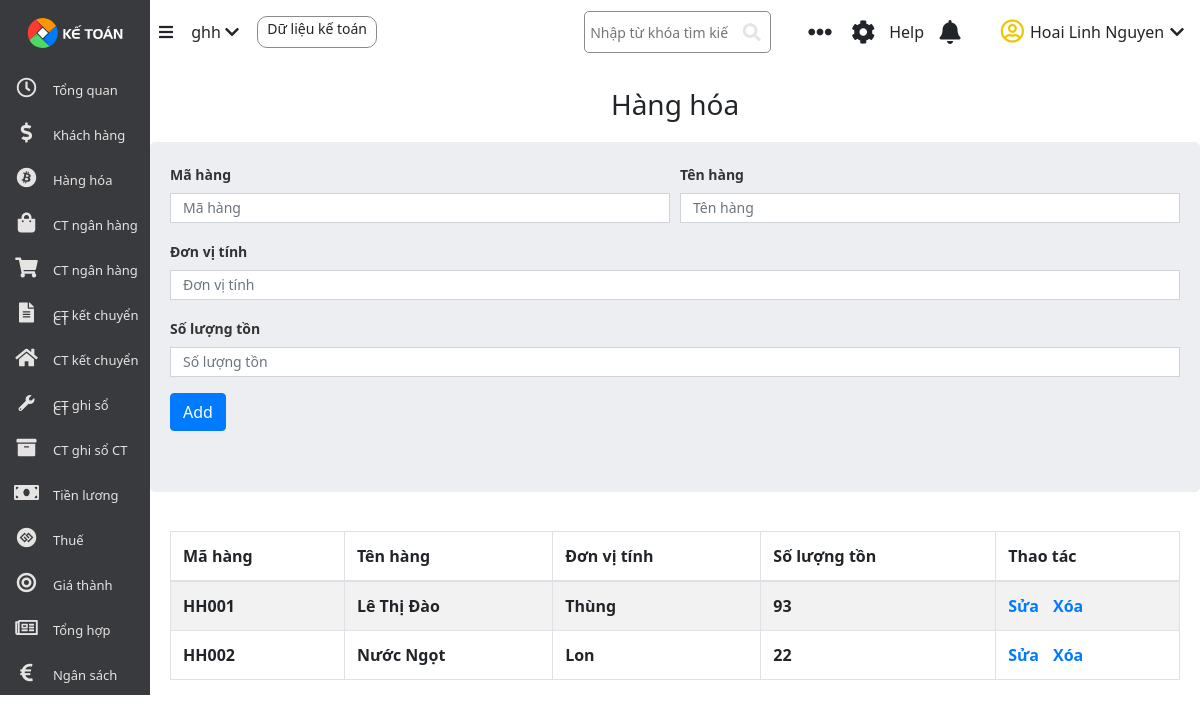
/hanghoa/hanghoa.php, run on the app's committed database.
### tables this page shows
CREATE TABLE `hanghoa` (
  `Id` int(11) NOT NULL,
  `Mahang` varchar(30) NOT NULL,
  `Tenhang` text NOT NULL,
  `Donvitinh` varchar(30) NOT NULL,
  `Soluongton` double NOT NULL
);

### hanghoa/hanghoa.php (the view, shortened to what this page needs)
<?php
    include "../database/connect.php";
    $sql  = "SELECT * FROM hanghoa";
    $result = mysqli_query($conn, $sql);
?>
<!DOCTYPE html>
<html lang="en">
<head>
    <link rel="stylesheet" href="../style.css">
    <link rel="stylesheet" href="https://use.fontawesome.com/releases/v5.1.1/css/all.css">
    <link rel="stylesheet" href="https://stackpath.bootstrapcdn.com/bootstrap/4.3.1/css/bootstrap.min.css">
    <link rel="stylesheet" href="https://stackpath.bootstrapcdn.com/bootstrap/4.5.0/css/bootstrap.min.css">
    <link rel="stylesheet" href="https://maxcdn.bootstrapcdn.com/font-awesome/4.7.0/css/font-awesome.min.css">
</head>
<body>
    <div class="app">
        <?php
            include "../sidebar.php"
        ?>
        <div class="body">
        <?php
            include "../header.php"
        ?>
            <br>
            <h3 style="text-align: center;">Hàng hóa</h3>
            <div class="container container__khachhang" style="height: 350px;">
                <form action="./hanghoa_add.php" method="POST" >
                    <div class="form-row" >
                      <div class="form-group col-md-6">
                        <label for="inputEmail4">Mã hàng</label>
                        <input type="text" class="form-control" name="Mahang" placeholder="Mã hàng">
                      </div>
                      <div class="form-group col-md-6">
                        <label for="inputPassword4">Tên hàng</label>
                        <input type="text" class="form-control" name="Tenhang" placeholder="Tên hàng">
                      </div>
                    </div>
                    <div class="form-group col-md-13">
                      <label for="inputAddress">Đơn vị tính</label>
                      <input type="text" class="form-control" name="Donvitinh" placeholder="Đơn vị tính">
                    </div>
                    <div class="form-group col-md-13">
                      <label for="inputAddress2">Số lượng tồn</label>
                      <input type="text" class="form-control" name="Soluongton" placeholder="Số lượng tồn">
                    </div>
                    <button type="submit" name="submit_form2" class="btn btn-primary">Add</button>
                </form>
                <div class="table__khachhang " style="margin-top: 100px">
                    <div class="table-responsive">
                        <div class="table-wrapper" style="height: 400px; overflow: auto;">
                            <table class="table table-striped table-hover table-bordered">
                                <thead>
                                    <tr>
                                        <th>Mã hàng</th>
                                        <th>Tên hàng</th>
                                        <th>Đơn vị tính</th>
                                        <th>Số lượng tồn</th>
                                        <th>Thao tác</th>
                                    </tr>
                                </thead>
                                <tbody>
                                    <?php
                                        if(mysqli_num_rows($result) > 0){
                                            while($row = mysqli_fetch_assoc($result)){
                                                ?>
                                                <tr>
                                                    <td><?php echo $row['Mahang'] ?></td>
                                                    <td><?php echo $row['Tenhang'] ?></td>
                                                    <td><?php echo $row['Donvitinh'] ?></td>
                                                    <td><?php echo $row['Soluongton'] ?></td>
                                                    <td>
                                                        <a href="./hanghoa_edit.php?id=<?php echo $row['Id'];?>">Sửa</a> <span style="margin: 0 5px;"></span>
                                                        <a href="./hanghoa_delete.php?id=<?php echo $row['Id'];?>">Xóa</a>
                                                    </td>
                                                </tr>
                                                <?php
                                            }
                                        }
                                    ?>
                                </tbody>
                            </table>
                        </div>
                    </div>
                </div>
            </div>
        </div>
    </div>
</body>
</html>

### style.css (style rules this page uses)
* { padding: 0; margin: 0; font-family:'Segoe UI', Tahoma, Geneva, Verdana, sans-serif; }
.app { display: flex; }
.body { height: 100vh; width: 87.5%; margin-left: 12.5%; }
.container { height: calc(100% - 8%); width: 100%; background-color: #f4f5f8 }
.container__khachhang { height: 380px; width:100% ; margin-top: 20px; border-radius: 5px; padding: 20px; background: #eceef1; color: #333; font-weight: 600; }
.container__khachhang form input { height: 30px; border-radius: 0px; font-size: 14px; }
.container__khachhang form label { font-size: 14px; }
.table__khachhang { margin-top: 50px; }

### data on the page
hanghoa: Mahang "HH001", Tenhang "Lê Thị Đào", Donvitinh "Thùng", Soluongton "93"
hanghoa: Mahang "HH002", Tenhang "Nước Ngọt", Donvitinh "Lon", Soluongton "22"
